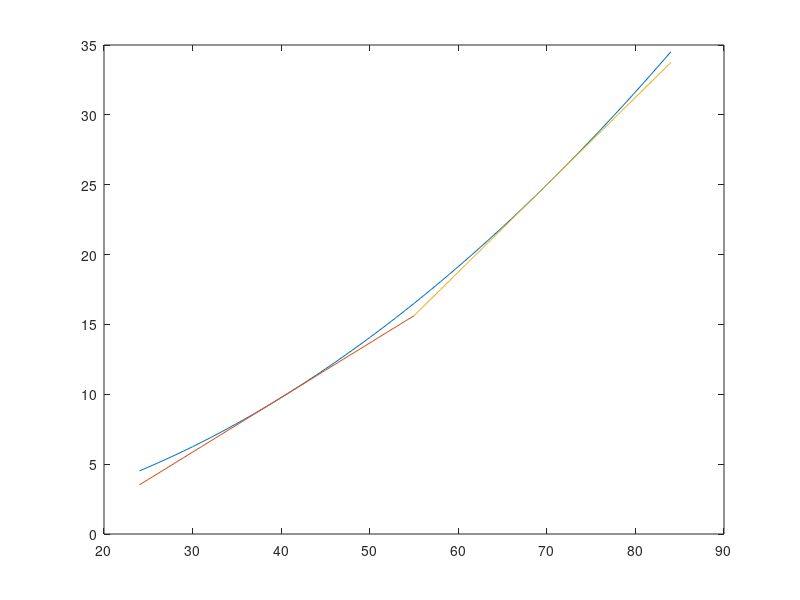

The MATLAB source for this figure:
close all;
a1 = 16;
il = 2;
if il == 5
    Y0 = 33;%54
    Y1 = 45;%90
    Y2 = 54;%10
    Y3 = 65;%73
    Y4 = 75;%21
end
if il == 4
    Y0 = 30;%54
    Y1 = 45;%90
    Y2 = 60;%10
    Y3 = 75;%73
    Y4 = 0;%21
end
if il == 3
    Y0 = 40;%54
    Y1 = 54;%90
    Y2 = 70;%10
    Y3 = 0;%73
    Y4 = 0;%21
end
if il == 2
    Y0 = 40;%54
    Y1 = 70;%90
    Y2 = 0;%10
    Y3 = 0;%73
    Y4 = 0;%21
end
F_D = 10;
h2 = zeros (100,1);
h2_l0 = h2;
h2_l1 = h2;
h2_l2 = h2;
h2_l3 = h2;
h2_l4 = h2;
for i = 24:84
    h2(i)= ((i+F_D)/a1)^2;
    h2_l0(i)= ((Y0+F_D)/a1)^2+2*((Y0+F_D)/a1)*(i-Y0)/a1;
    h2_l1(i)= ((Y1+F_D)/a1)^2+2*((Y1+F_D)/a1)*(i-Y1)/a1;
    h2_l2(i)= ((Y2+F_D)/a1)^2+2*((Y2+F_D)/a1)*(i-Y2)/a1;
    h2_l3(i)= ((Y3+F_D)/a1)^2+2*((Y3+F_D)/a1)*(i-Y3)/a1;
    h2_l4(i)= ((Y4+F_D)/a1)^2+2*((Y4+F_D)/a1)*(i-Y4)/a1;
end
plot(24:84,h2(24:84));
hold on;
if il == 5
    plot(24:uint8((Y0+Y1)/2),h2_l0(24:uint8((Y0+Y1)/2)));
    plot(uint8((Y0+Y1)/2):uint8((Y1+Y2)/2),h2_l1(uint8((Y0+Y1)/2):uint8((Y1+Y2)/2)));
    plot(uint8((Y1+Y2)/2):uint8((Y2+Y3)/2),h2_l2(uint8((Y1+Y2)/2):uint8((Y2+Y3)/2)));
    plot(uint8((Y2+Y3)/2):uint8((Y3+Y4)/2),h2_l3(uint8((Y2+Y3)/2):uint8((Y3+Y4)/2)));
    plot(uint8((Y3+Y4)/2):84,h2_l4(uint8((Y3+Y4)/2):84));
end
if il == 4
    plot(24:uint8((Y0+Y1)/2),h2_l0(24:uint8((Y0+Y1)/2)));
    plot(uint8((Y0+Y1)/2):uint8((Y1+Y2)/2),h2_l1(uint8((Y0+Y1)/2):uint8((Y1+Y2)/2)));
    plot(uint8((Y1+Y2)/2):uint8((Y2+Y3)/2),h2_l2(uint8((Y1+Y2)/2):uint8((Y2+Y3)/2)));
    plot(uint8((Y2+Y3)/2):84,h2_l3(uint8((Y2+Y3)/2):84));
    
end
if il == 3
    plot(24:uint8((Y0+Y1)/2),h2_l0(24:uint8((Y0+Y1)/2)));
    plot(uint8((Y0+Y1)/2):uint8((Y1+Y2)/2),h2_l1(uint8((Y0+Y1)/2):uint8((Y1+Y2)/2)));
    plot(uint8((Y1+Y2)/2):84,h2_l2(uint8((Y1+Y2)/2):84));
end
if il == 2
    plot(24:uint8((Y0+Y1)/2),h2_l0(24:uint8((Y0+Y1)/2)));
    plot(uint8((Y0+Y1)/2):84,h2_l1(uint8((Y0+Y1)/2):84));
end